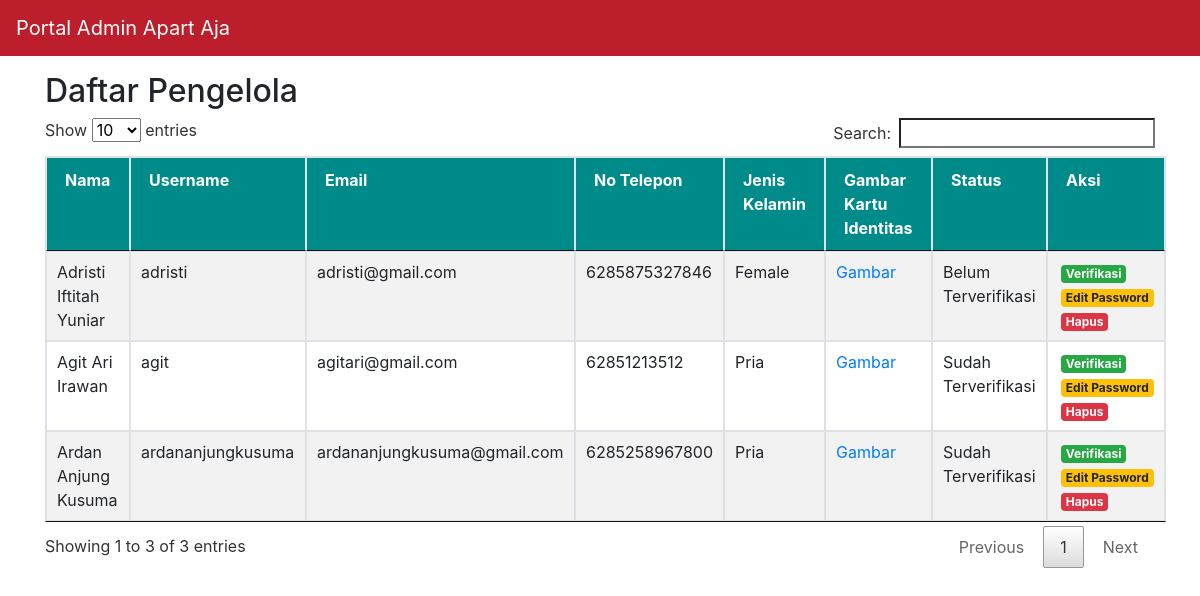
Page /index.php/admin/dataPengelola on the earlier database version.
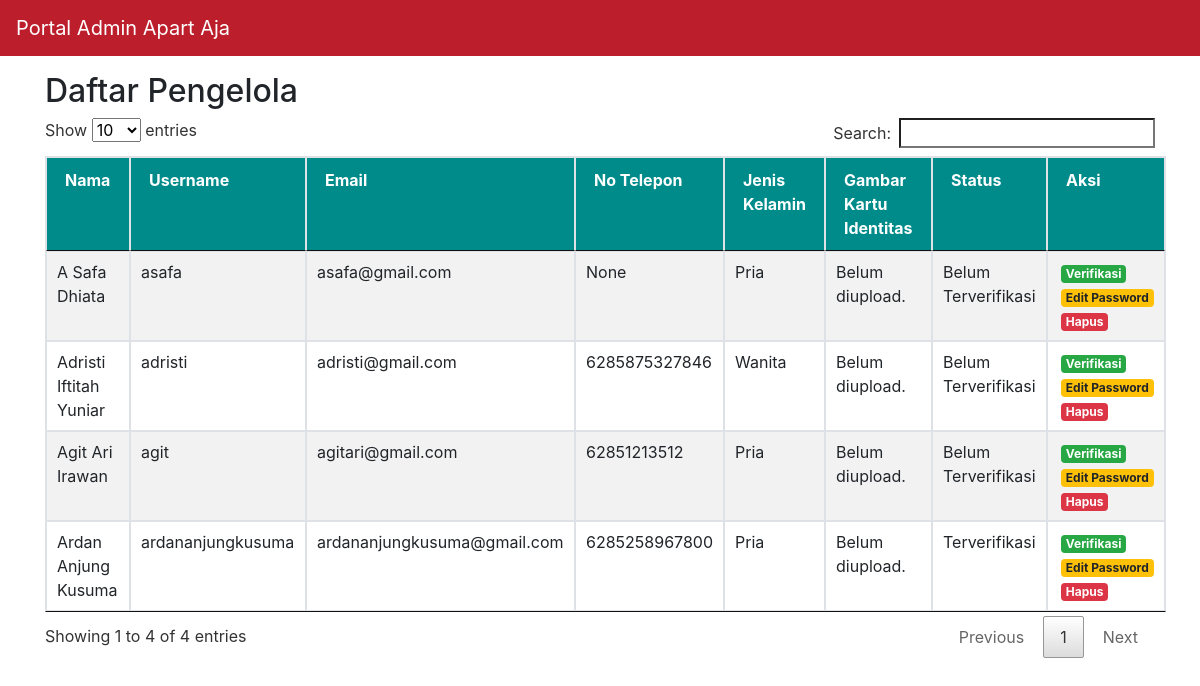
Same page on the later database version.
### tables this page shows
CREATE TABLE `pengelola_apartemen` (
  `id_pengelola` int(11) NOT NULL,
  `nama` varchar(255) NOT NULL,
  `no_telpon` varchar(255) NOT NULL,
  `jenis_kelamin` varchar(255) NOT NULL,
  `email` varchar(255) NOT NULL,
  `username` varchar(255) NOT NULL,
  `password` varchar(255) NOT NULL,
  `gambar_identitas` text NOT NULL,
  `kyc_identitas` text NOT NULL,
  `status_pengelola` varchar(255) NOT NULL DEFAULT 'Belum Terverifikasi'
);

### application/controllers/Admin.php (called while the page is built, shortened)
<?php
class Admin extends CI_Controller
{
    public function __construct()
    {
        $this->load->model('user_model');
        $this->load->model('pengelola_model');
        $this->load->model('admin_model');
    }
    public function dataPengelola()
    {
        $data['pengelola'] = $this->pengelola_model->getAllPengelola();
        $this->load->view('templates/header-admin');
        $this->load->view('admin/data-pengelola', $data);
        $this->load->view('templates/footer-admin');
    }
}

### index.php (called while the page is built, shortened)
<?php
require_once BASEPATH.'core/CodeIgniter.php';

### application/models/Pengelola_model.php (called while the page is built, shortened)
<?php
class pengelola_model extends CI_Model
{
    public function getAllPengelola()
    {
        $query = $this->db->query("SELECT * FROM pengelola_apartemen");
        return $query->result_array();
    }
}

### application/views/admin/data-pengelola.php (the view, shortened to what this page needs)
<div class="container">
    <div class="row mt-3">
        <div class="col-lg-12" style="margin: 0 auto;">
            <h2>Daftar Pengelola</h2>
            <table class="table table-striped table-bordered" id="listUser">
                <thead>
                    <tr style="background-color:darkcyan;color:white;font-weight:bold">
                        <td>Nama</td>
                        <td>Username</td>
                        <td>Email</td>
                        <td>No Telepon</td>
                        <td>Jenis Kelamin</td>
                        <td>Gambar Kartu Identitas</td>
                        <td>Status</td>
                        <td>Aksi</td>
                    </tr>
                </thead>
                <tbody>
                    <?php
                    foreach ($pengelola as $pengelola) { ?>
                        <tr>
                            <td>
                                <?= $pengelola['nama'] ?>
                            </td>
                            <td>
                                <?= $pengelola['username'] ?>
                            </td>
                            <td>
                                <?= $pengelola['email'] ?>
                            </td>
                            <td>
                                <?= $pengelola['no_telpon'] ?>
                            </td>
                            <td>
                                <?= $pengelola['jenis_kelamin'] ?>
                            </td>
                            <td>
                                <?php
                                if ($pengelola['gambar_identitas'] == "None") {
                                    echo "Belum diupload.";
                                } else {
                                ?>
                                    <a href="<?= base_url() ?>assets/img/identitas/kartu_identitas/<?= $pengelola['gambar_identitas'] ?>">Gambar</a>
                                <?php
                                }
                                ?>
                            </td>
                            <td>
                                <?= $pengelola['status_pengelola'] ?>
                            </td>
                            <td>
                                <a class="badge badge-success" href="<?= base_url() ?>admin/verifikasiUser/<?= $pengelola['id_pengelola'] ?>">Verifikasi</a>
                                <a class="badge badge-warning" href="<?= base_url() ?>admin//<?= $pengelola['id_pengelola'] ?>">Edit Password</a>
                                <a class="badge badge-danger" href="<?= base_url() ?>admin//<?= $pengelola['id_pengelola'] ?>">Hapus</a>
                            </td>
                        </tr>
                    <?php
                    }
                    ?>
                </tbody>
            </table>
        </div>
    </div>
</div>

Differences in the rows shown:
changed pengelola_apartemen "Ardan Anjung Kusuma": status_pengelola "Sudah Terverifikasi" → "Terverifikasi"; gambar_identitas "Gambar" → "Belum diupload."
changed pengelola_apartemen "Agit Ari Irawan": status_pengelola "Sudah Terverifikasi" → "Belum Terverifikasi"; gambar_identitas "Gambar" → "Belum diupload."
changed pengelola_apartemen "Adristi Iftitah Yuniar": jenis_kelamin "Female" → "Wanita"; gambar_identitas "Gambar" → "Belum diupload."
added pengelola_apartemen: nama "A Safa Dhiata", username "asafa", email "asafa@gmail.com", no_telpon "None", jenis_kelamin "Pria", gambar_identitas "Belum diupload.", status_pengelola "Belum Terverifikasi"
Other differences:
text written by a page script: "Show entries Search: Showing 1 to 3 of 3 entries Previous 1 Next" → "Show entries Search: Showing 1 to 4 of 4 entries Previous 1 Next"
